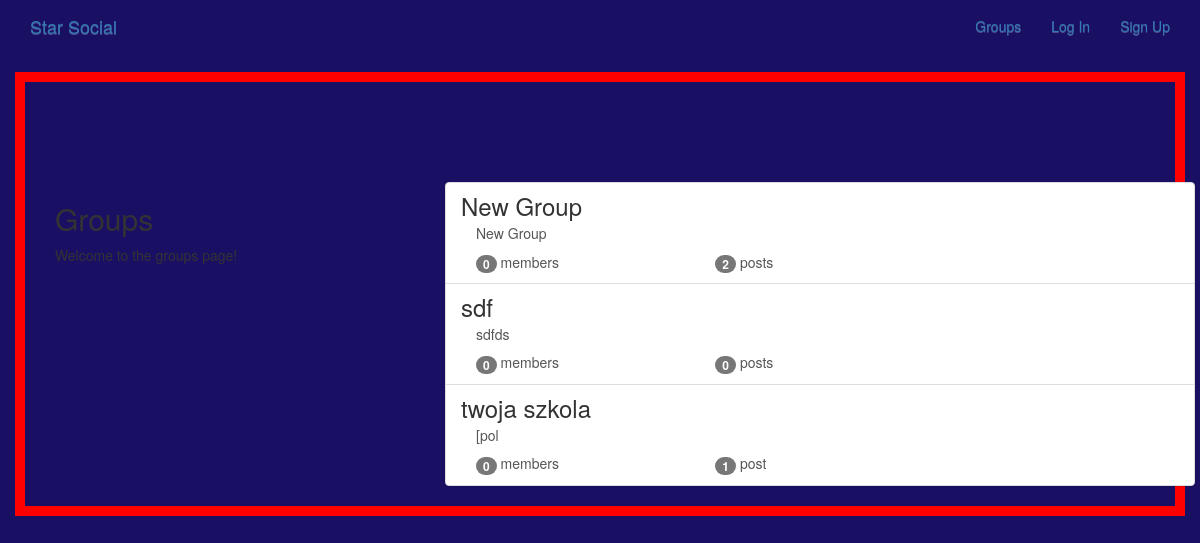
Page /groups/ on the earlier database version.
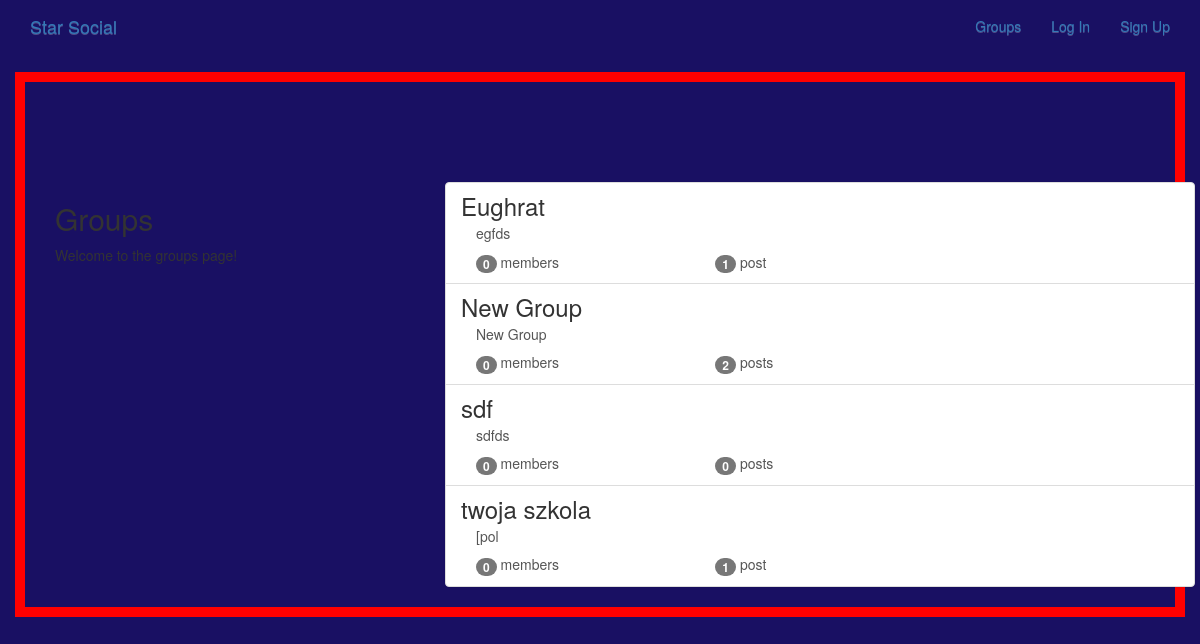
Same page on the later database version.
### groups/models.py (models this page shows, shortened)
class Group(models.Model):
    name = models.CharField(max_length=256, unique=True)
    slug = models.SlugField(allow_unicode=True,unique=True)
    description = models.TextField(blank=True, default='')
    description_html = models.TextField(editable=False, default='',blank=True)
    members = models.ManyToManyField(User, through="GroupMember")
    class Meta:
        ordering = ['name']

### groups/views.py (the view)
# urls.py: path('', views.ListGroups.as_view(), name='all'),
class ListGroups(generic.ListView):
    model = Group

### groups/templates/groups/group_list.html (shortened to what this page needs)
{% extends 'groups/group_base.html' %}
{% block pregroup %}
    <div class="col-md-4">
        <div class="content">
            <h2>Groups</h2>
            <p>Welcome to the groups page!</p>
        </div>
    </div>
{% endblock %}
{% block group_content %}
    <div class="col-md-8">
        <div class="list-group">
        {% for group in object_list %}
        <a class="list-group-item" href="{% url 'groups:single' slug=group.slug %}">
            <h3 class="title list-group-item-heading">{{group.name}}</h3>
                <div class="list-group-item-text container-fluid">
                    {{group.description_html|safe}}
                    <div class="row">
                        <div class="col-md-4">
                            <span class="badge">{{group.members.count}}</span>
                            member{{group.members.count|pluralize}}
                        </div>
                        <div class="col-md-4">
                            <spam class="badge">{{group.posts.count}}</spam>
                            post{{group.posts.count|pluralize}}
                        </div>
                    </div>
                </div>
            </a>
        {% endfor %}
        </div>
    </div>
{% endblock %}

Differences in the rows shown:
added Group: name "Eughrat", description_html "egfds", members.count "0", posts.count "1"
